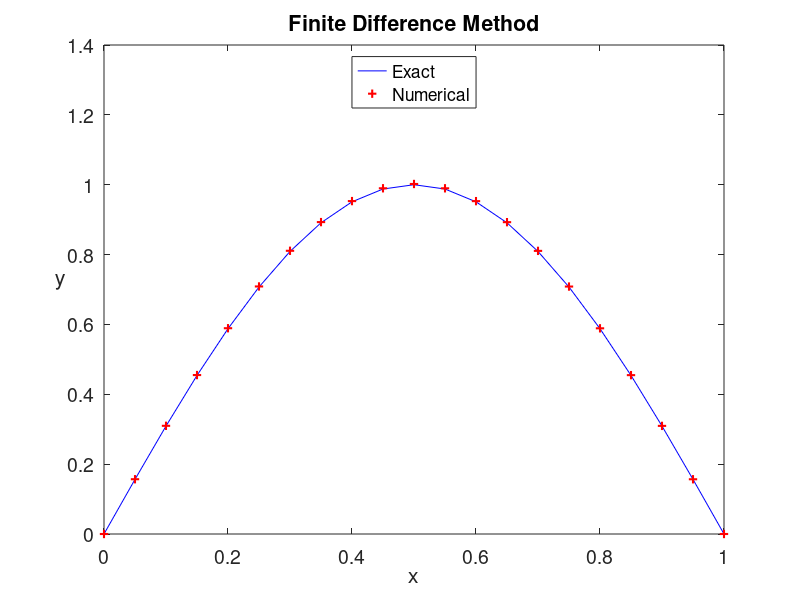

Write MATLAB code to recreate this figure.
% fdm1d1.m
% finite difference method for 1D problem
% -u''+u'=pi^2*sin(pi*x)+pi*cos(pi*x)  in [0,1]
% u(0)=0, u(1)=0 ;
% exact solution : u=sin(pi*x)
clear all
h=0.05;
x=0:h:1;
N=length(x)-1;
A=diag((2/h^2)*ones(N-1,1))...
    +diag((1/(2*h)-1/h^2)*ones(N-2,1),1)...
    +diag((-1/(2*h)-1/h^2)*ones(N-2,1),-1);
b=pi^2*sin(pi*x(2:N))+pi*cos(pi*x(2:N));
u=A\b';
u=[0;u;0];
ue=sin(pi*x)';
plot(x,ue,'b-',x,u,'r+','LineWidth',1.5)
Error=max(abs(u-ue))
xlabel('x','fontsize', 16), ylabel('y','fontsize',16,'Rotation',0)
legend('Exact ','Numerical','location','North')
title('Finite Difference Method','fontsize',14)
set(gca,'fontsize',14)
